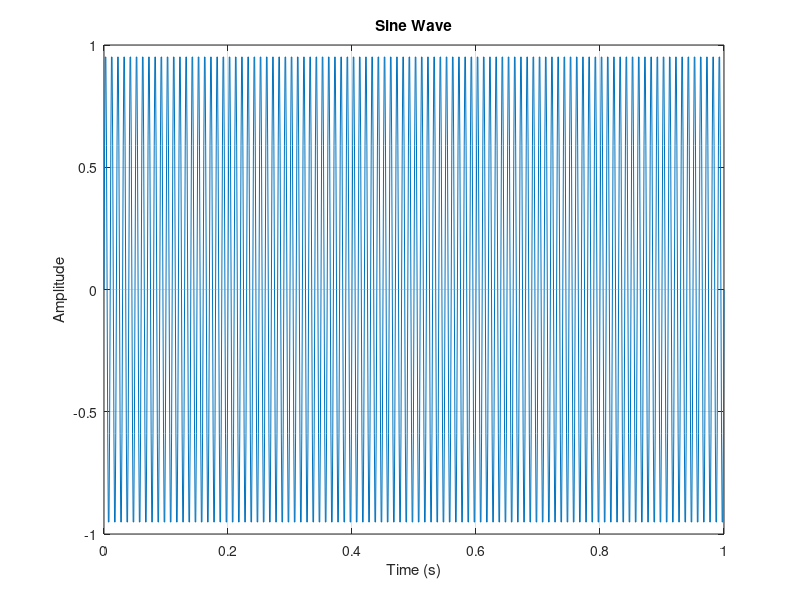

Write MATLAB code to recreate this figure.
% Parametros
f = 100; % frecuencia en Hz
fs = 1000; % frecuencia de muestreo en Hz
t_start = 0; % Inicio (s)
t_end = 1; % Final (s)

% Vector de tiempo
t = t_start : 1/fs : t_end;

% Onda senoidal
y = sin(2 * pi * f * t);

% Ploteo
figure;
plot(t, y);
xlabel('Time (s)');
ylabel('Amplitude');
title('Sine Wave');
grid on;
